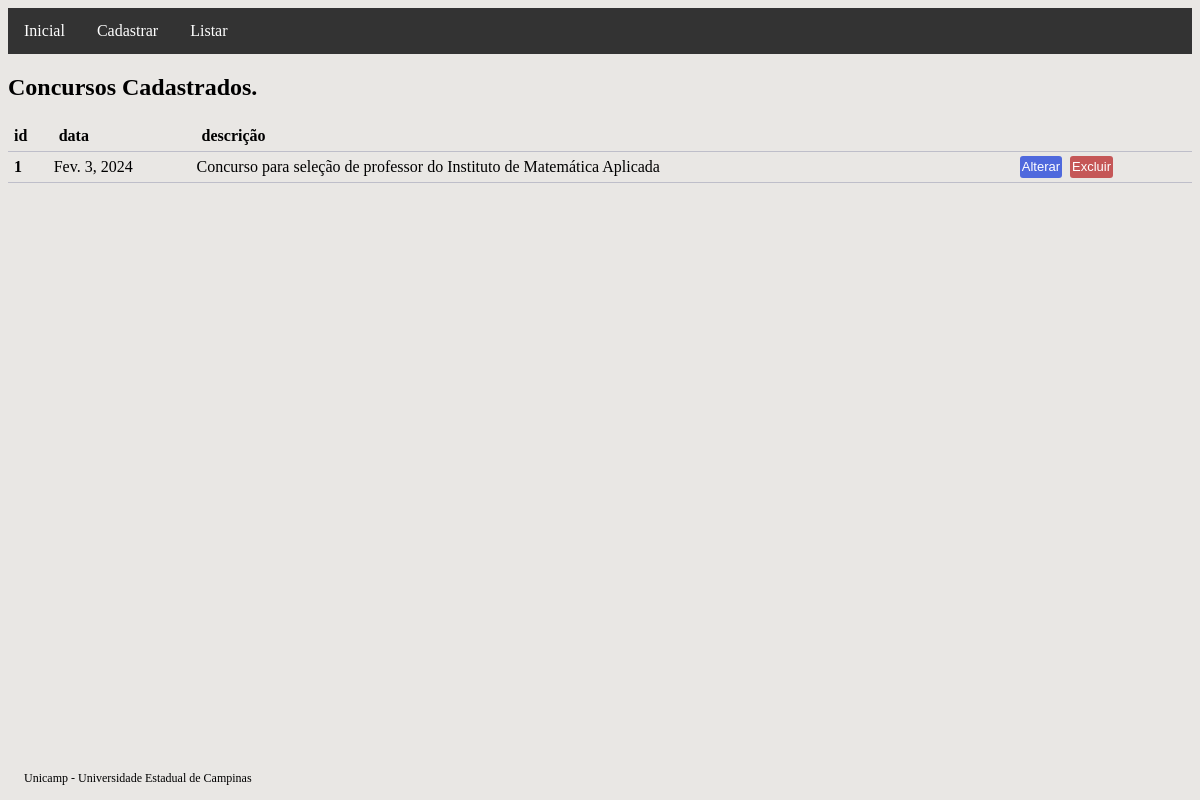
Screenshot of /concurso-list with the database file from the repository.
### main/models.py (models this page shows, shortened)
class Concurso(models.Model):
    id = models.BigAutoField(primary_key=True)
    data = models.DateField(null=False, blank=False)
    descricao = models.CharField(max_length=200, null=False, blank=False)

### main/views.py (the view)
# urls.py: path('concurso-list', CadastroConcursoList.as_view(), name='concurso_list'),
class CadastroConcursoList(ListView):
    template_name = 'concurso_list.html'
    model = Concurso

### main/templates/concurso_list.html (shortened to what this page needs)
{% extends "base.html" %}
{% block conteudo %}
{% if concurso_list %}
<h2>Concursos Cadastrados.</h2>
<table class="tabela">
    <thead>
        <tr>
            <th>id</th>
            <th>data</th>
            <th>descrição</th>
        </tr>
    </thead>
    <tbody>
        {% for n in concurso_list %}
        <tr>
            <th scope="row">{{ n.pk }}</th>
            <td>{{ n.data }}</td>
            <td>{{ n.descricao }}</td>
            <td>
                <a href="{% url 'concurso_update' pk=n.pk %}"><button class="botao_confirmar">Alterar</button></a>
                <a href="{% url 'concurso_delete' pk=n.pk %}"><button class="botao_aviso">Excluir</button></a>
            </td>
        </tr>
        {% endfor %}
    </tbody>
</table>
{% else %}
<h2>Não há concursos cadastrados.</h2>
{% endif %}
{% endblock conteudo %}

### static/css/main.css (style rules this page uses)
body { background-color: rgb(233, 231, 228); }
.botao_confirmar { border-style: none; border-radius: 3px; color: #ffffff; background-color: #4f69dd; text-align: center; text-decoration: none; font-family: sans-serif; font-size: 13px; margin: 2px 2px; padding: 2px; height: 22px; width: auto; }
.botao_aviso { border: none; border-radius: 3px; color: #ffffff; background-color: #c55757; text-align: center; text-decoration: none; font-family: sans-serif; font-size: 13px; margin: 2px 2px; padding: 2px; height: 22px; width: auto; }
.tabela { border-collapse: collapse; width: 100%; }
.tabela th, tr { padding: 6px; text-align: left; border-bottom: 1px solid #bebec9; }

### rows the page displays
Concurso: pk "1", data "Fev. 3, 2024", descricao "Concurso para seleção de professor do Instituto de Matemática Aplicada"
